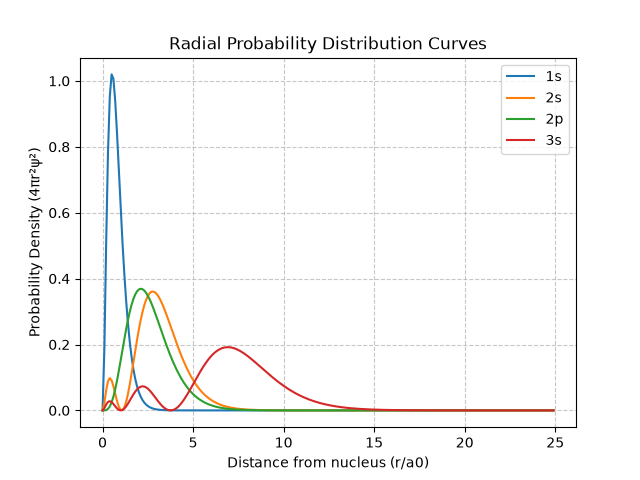

Python code for this plot:
# Radial Probability Distribution Curves for Hydrogenic Orbitals
import math
import numpy as np
from numpy import pi
from numpy import arange
import matplotlib.pyplot as plt

a0 = 0.529177 # Bohr radius
Z = 1    # Atomic number (Hydrogen)
orbitals = ['1s', '2s', '2p', '3s']

for orb in orbitals:
    r_vals = []
    p_vals = []
    # Loop through distance r from 0 to 25 with step 0.1
    for r in arange(0, 25, 0.1):
        if orb == '1s':
            R = 2 * (Z/a0)**1.5 * math.exp(-Z*r/a0)
        elif orb == '2s':
            R = (1/(2*math.sqrt(2))) * (Z/a0)**1.5 * (2 - Z*r/a0) * math.exp(-Z*r/(2*a0))
        elif orb == '2p':
            R = (1/(2*math.sqrt(6))) * (Z/a0)**1.5 * (Z*r/a0) * math.exp(-Z*r/(2*a0))
        elif orb == '3s':
            R = (2/(81*math.sqrt(3))) * (Z/a0)**1.5 * (27 - 18*(Z*r/a0) + 2*(Z*r/a0)**2) * math.exp(-Z*r/(3*a0))
        
        # Radial Probability Distribution Function P(r) = r^2 * R^2
        P = (r**2) * (R**2)
        r_vals.append(r)
        p_vals.append(P)
        
    plt.plot(r_vals, p_vals, label=orb)

plt.title("Radial Probability Distribution Curves")
plt.xlabel("Distance from nucleus (r/a0)")
plt.ylabel("Probability Density (4πr²ψ²)")
plt.legend(loc="upper right")
plt.grid(True, linestyle='--', alpha=0.7)
plt.show()
